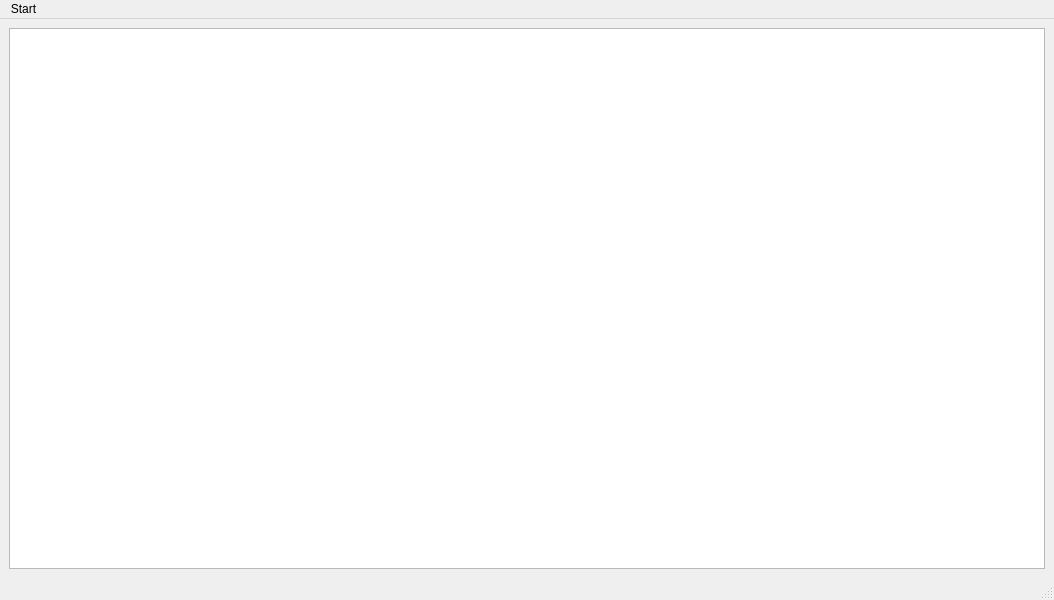
<?xml version="1.0" encoding="UTF-8"?>
<ui version="4.0">
 <class>MainWindow</class>
 <widget class="QMainWindow" name="MainWindow">
  <property name="geometry">
   <rect>
    <x>0</x>
    <y>0</y>
    <width>1054</width>
    <height>600</height>
   </rect>
  </property>
  <property name="windowTitle">
   <string>MainWindow</string>
  </property>
  <property name="windowIcon">
   <iconset>
    <normaloff>build-SinoDataProxy-Desktop-Release/strsvr_Icon.ico</normaloff>build-SinoDataProxy-Desktop-Release/strsvr_Icon.ico</iconset>
  </property>
  <property name="unifiedTitleAndToolBarOnMac">
   <bool>false</bool>
  </property>
  <widget class="QWidget" name="centralwidget">
   <layout class="QVBoxLayout" name="verticalLayout">
    <item>
     <widget class="QTableView" name="tableView"/>
    </item>
   </layout>
  </widget>
  <widget class="QMenuBar" name="menubar">
   <property name="geometry">
    <rect>
     <x>0</x>
     <y>0</y>
     <width>1054</width>
     <height>22</height>
    </rect>
   </property>
   <property name="defaultUp">
    <bool>false</bool>
   </property>
   <property name="nativeMenuBar">
    <bool>true</bool>
   </property>
   <widget class="QMenu" name="menuStart">
    <property name="title">
     <string>Start</string>
    </property>
    <addaction name="action1"/>
    <addaction name="action2"/>
    <addaction name="action_2"/>
   </widget>
   <addaction name="menuStart"/>
  </widget>
  <widget class="QStatusBar" name="statusbar"/>
  <action name="action1">
   <property name="icon">
    <iconset resource="strsvr_qt.qrc">
     <normaloff>:/buttons/anim1.bmp</normaloff>:/buttons/anim1.bmp</iconset>
   </property>
   <property name="text">
    <string>Start All</string>
   </property>
  </action>
  <action name="action2">
   <property name="icon">
    <iconset resource="strsvr_qt.qrc">
     <normaloff>:/buttons/anim2.bmp</normaloff>:/buttons/anim2.bmp</iconset>
   </property>
   <property name="text">
    <string>Stop All</string>
   </property>
  </action>
  <action name="action_2">
   <property name="text">
    <string>?</string>
   </property>
  </action>
 </widget>
 <resources>
  <include location="strsvr_qt.qrc"/>
 </resources>
 <connections/>
</ui>
